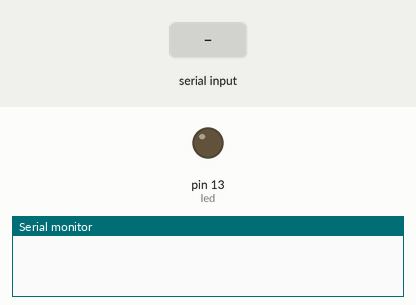
Recording of a sketch running on a simulated Arduino Uno, built with avr-gcc and run on an emulated ATmega328P. On the bench: output pins drawn as LEDs (lit = HIGH), the last lines printed to the serial monitor. The test bench sets the inputs (shaded band).

Above: at 1.2 s.
1.3 s: "1" received over Serial
At 1.8 s:
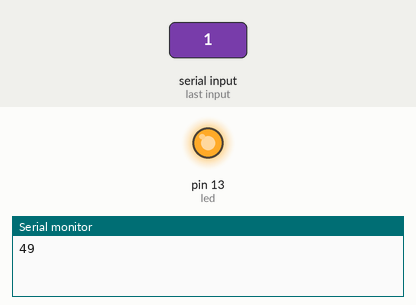
2.8 s: "0" received over Serial
At 4.1 s:
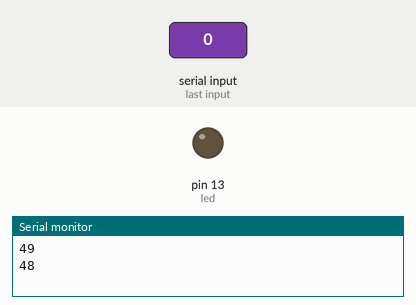
Timing chart, 0 to 5.8 s (numbered marks = the images above; inputs shaded):
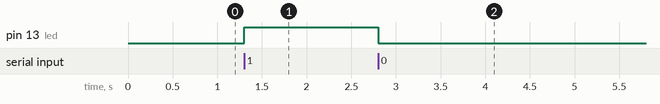

The sketch:

Bluetooth.ino
```cpp
int led = 13;
void setup(){
  pinMode(led, OUTPUT);
  Serial.begin(9600);
}
void loop(){
  if( Serial.available()>0){
    int data = Serial.read();
    if (data == '1'){
      digitalWrite(led, HIGH);
      delay(100);
    }
    else if(data == '0'){
      digitalWrite(led, LOW);
      delay(100);
    }
    Serial.println(data);
  }
}
```

Measured:
- after the input at 1.3 s, pin 13 (led): LOW → HIGH at once
- after the input at 2.8 s, pin 13 (led): HIGH → LOW at once
